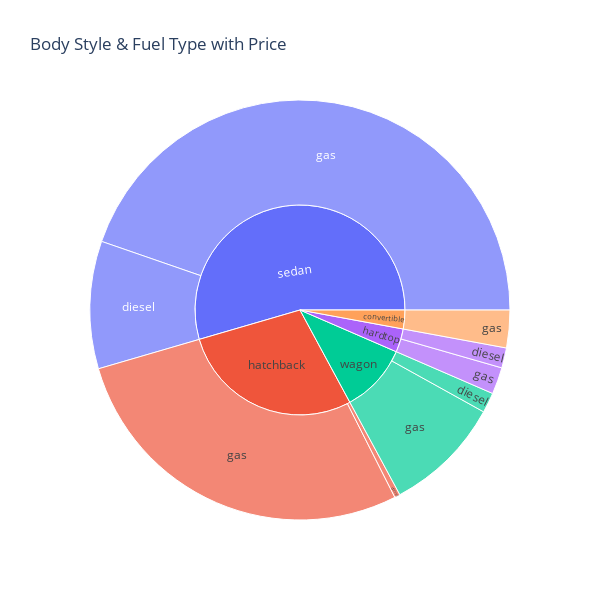

Write notebook code for a chart like this one.
### Markdown cell above
### Adding `values`

### Code cell
# Adding the parameter values 
fig_s3 = px.sunburst(df, path=["body_style","fuel_type"], values="price", 
                    width=600, height=600, title='Body Style & Fuel Type with Price')
fig_s3.show()

### Figure 1 — Plotly figure (JSON) as saved in the notebook; plotly's stock layout.template omitted (floating-point values rounded to 4 significant figures)
{"data": [{"branchvalues": "total", "domain": {"x": [0, 1], "y": [0, 1]}, "hovertemplate": "labels=%{label}<br>price=%{value}<br>parent=%{parent}<br>id=%{id}<extra></extra>", "ids": ["hardtop/diesel", "hatchback/diesel", "sedan/diesel", "wagon/diesel", "convertible/gas", "hardtop/gas", "hatchback/gas", "sedan/gas", "wagon/gas", "convertible", "hardtop", "hatchback", "sedan", "wagon"], "labels": ["diesel", "diesel", "diesel", "diesel", "gas", "gas", "gas", "gas", "gas", "convertible", "hardtop", "hatchback", "sedan", "wagon"], "name": "", "parents": ["hardtop", "hatchback", "sedan", "wagon", "convertible", "hardtop", "hatchback", "sedan", "wagon", "", "", "", "", ""], "type": "sunburst", "values": [28176, 7788, 178632, 28248, 52725, 37536, 508541, 813499, 164726, 52725, 65712, 516329, 992131, 192974]}], "layout": {"height": 600, "legend": {"tracegroupgap": 0}, "title": {"text": "Body Style & Fuel Type with Price"}, "width": 600}}
